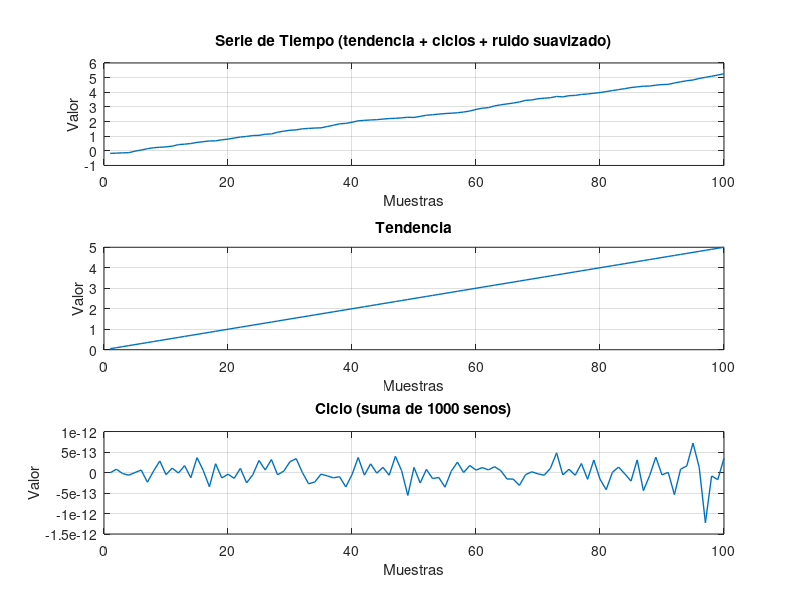

Write the MATLAB code that produced this figure.
%% Conociendo un poco de vectores

columnas = [3 9 10]; % Columnas
filas = [3; 4; 5]; % Filas ??? 

diff_rest = 130 - 10; % te devuelve la diferencia

rest_di = [1 -10]; % Te devuelve un vector con dos elementos 

%% Generenado secuencias

vector_dos_puntos = 1:10;

vector_creciente = 1:0.5:10;

vector_decreciente = 10:-1:1;

vector_decreciente(2); % Indexando el segundo valor

vector_decreciente(1); % No acepta negativos, ni fuera de los rangos

vector_decreciente(10:-1:2); % se puede jugar con los vectores

vector_decreciente([4 6]); % valores específicos

% el separados es por comas (filas, columnas)
filas(1:2,1)

%% Matrices

matriz_pruebas = [1 2 3; 4 5 6];

size(matriz_pruebas); % Obtiene dimensiones de matriz

filas_columnas_matriz = size(matriz_pruebas);

whos; % Muestra todos los objetos guardados en la memoria

matriz_pruebas' % apóstrofe es la transpuesta

matriz_cuadrada = [1 4 5; 34 12 1; 120 12 1];

matriz_cuadrada(2, 2) % Indexar por filas y columnas

matriz_cuadrada(:, 3) % Indexar por filas y columnas 

matriz_cuadrada(2:3,2) % Podemos jugar con los dos puntos y demás!! 

matriz_cuadrada(2) % ten cuidado que esto te extrae la segunda fila de la primera columna



%% Comándos útiles


help sin;

help pi;

help plot;

%% probando

% Parámetros
N = 100;                         % Número de muestras
t = (1:N)';                      % Vector de tiempo (columna)
windowSize = 50;                 % Tamaño de ventana para media móvil

% Ruido blanco y su media móvil
ruidoBlanco = randn(N, 1);
mediaMovil  = movmean(ruidoBlanco, windowSize);

% Tendencia (columna)
tendencia = 0.05 * t;

% Componente cíclico: banco de 10 senos y luego suma en una sola señal
ciclos = 1000;
C = sin(2*pi * t * ((1:ciclos)/ciclos));  % N×ciclos
ciclo = sum(C, 2);                        % N×1 (suma por columnas)

% Serie final (una sola columna)
serieTiempo = tendencia + ciclo + mediaMovil;

% Graficar
figure;
subplot(3,1,1)
plot(serieTiempo, 'LineWidth', 1);
title('Serie de Tiempo (tendencia + ciclos + ruido suavizado)');
xlabel('Muestras'); ylabel('Valor'); grid on;

subplot(3,1,2)
plot(tendencia, 'LineWidth', 1);
title('Tendencia'); xlabel('Muestras'); ylabel('Valor'); grid on;

subplot(3,1,3)
plot(ciclo, 'LineWidth', 1);
title(['Ciclo (suma de ' num2str(ciclos) ' senos)']); xlabel('Muestras'); ylabel('Valor'); grid on;




